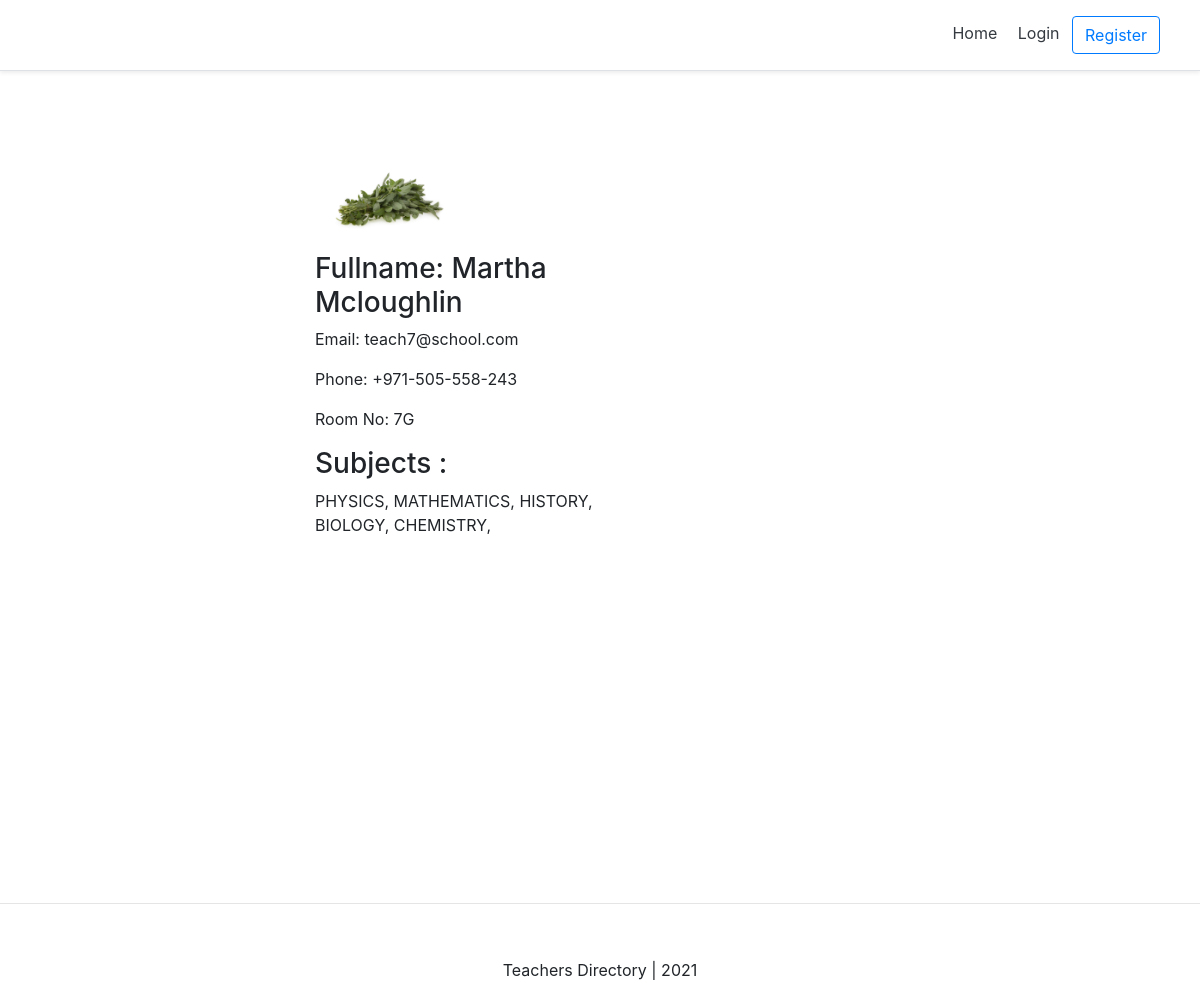
/teacher/8/, run on the app's committed database.
### directory/models.py (models this page shows)
class Teacher(models.Model):
	first_name = models.CharField(max_length=100,verbose_name="First Name", null=False, blank=False)
	last_name = models.CharField(max_length=100,  verbose_name="Last Name",null=False, blank=False)
	profile_picture = models.ImageField(upload_to='users/%Y/%m/%d', blank=True)
	email = models.EmailField(max_length=200,  verbose_name="Email",null=False, blank=False, unique=True)
	phone = models.CharField(max_length=100,verbose_name="Phone", null=False, blank=False)
	room_no = models.CharField(max_length=100, verbose_name="Room No", null=False, blank=False)
	subjects = models.ManyToManyField(Subject)

class Subject(models.Model):
	name = models.CharField(max_length=120, null=False, blank=False, unique=True, verbose_name="Subject Name")

### directory/views.py (the view)
# urls.py: path('teacher/<int:pk>/',TeacherProfileView.as_view(), name='details')
class TeacherProfileView(DetailView):
  model = Teacher

### directory/templates/directory/teacher_detail.html (shortened to what this page needs)
{% extends "base.html" %}
{% block content %}
<div class="detail_content">
	{% if object %}
		<img width="150" height="150"
			 src="{% if object.profile_picture %}
					{{object.profile_picture.url }}
				  {% else %}
					/media/images/placeholder.png
				  {% endif %}"/>
			<div style="position: relative; width:50%;">
				<h3>Fullname: {{object.first_name}} {{object.last_name}}</h3>
				<p>Email: {{object.email}}</p>
				<p>Phone: {{object.phone}}</p>
				<p>Room No: {{object.room_no}}</p>
				<h3>Subjects :</h3>
				{% for subj in object.subjects.all %}
					{{ subj.name}},
				{% endfor %}
			</div>
	{% endif %}
</div>
{% endblock %}

### templates/base.html (shortened to what this page needs)
<!DOCTYPE html>
<html lang=en>
<head>
	<link rel="stylesheet" href="https://stackpath.bootstrapcdn.com/bootstrap/4.3.1/css/bootstrap.min.css">
</head>
<body>
{% include 'snippets/header.html' %}
<div class="main">
	{% block content %}
	{% endblock content %}
</div>
{% include 'snippets/footer.html' %}
</body>
</html>

### templates/snippets/header.html (shortened to what this page needs)
<div class="d-flex flex-column flex-md-row align-items-center p-3 px-md-4 mb-3 bg-white border-bottom shadow-sm">
  <nav class="my-2 my-md-0 mr-md-3">
  	{% if request.user.is_authenticated %}
	  	<a class="p-2 text-dark" href="{% url 'home' %}">Home</a>
	    <a class="p-2 text-dark" href="{% url 'logout' %}">Logout</a>
	{% else %}
		<a class="p-2 text-dark" href="{% url 'home' %}">Home</a>
	    <a class="p-2 text-dark" href="{% url 'login' %}">Login</a>
	    <a class="btn btn-outline-primary" href="{% url 'register' %}">Register</a>
	{% endif %}
  </nav>
</div>

### templates/snippets/footer.html (shortened to what this page needs)
<hr>
<div class="d-flex flex-row align-items-center footer">
	<p class="m-auto">Teachers Directory | 2021</p>
</div>

### templates/snippets/header.html (style rules this page uses)
@media (min-width: 768px) { html { font-size: 16px; } }

### templates/base.html (style rules this page uses)
.main { min-height: 100vh; height: 100%; }

### directory/templates/directory/teacher_detail.html (style rules this page uses)
.detail_content { width: 100%; max-width: 600px; padding: 15px; margin: auto; }

### templates/snippets/footer.html (style rules this page uses)
.footer { min-height: 100px; }

### data on the page
Teacher: profile_picture (picture), first_name "Martha", last_name "Mcloughlin", email "teach7@school.com", phone "+971-505-558-243", room_no "7G"
Subject: name "PHYSICS"
Subject: name "MATHEMATICS"
Subject: name "HISTORY"
Subject: name "BIOLOGY"
Subject: name "CHEMISTRY"
